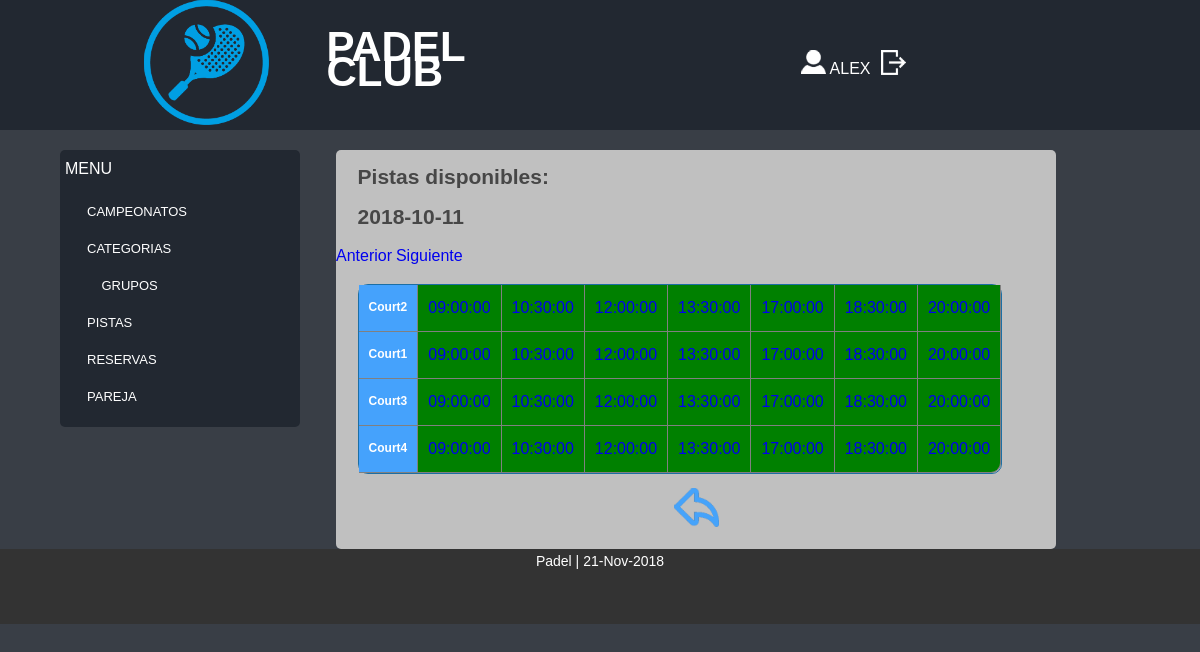
The page /Controllers/PISTAS_Controller.php?action=NEXTDAY&fecha=2018-10-10 (signed in) on the database its author committed.
### tables this page shows
CREATE TABLE `PISTA` (
  `idPista` int(10) NOT NULL,
  `restriccion` tinyint(1) DEFAULT NULL,
  `nombre` varchar(30) NOT NULL,
  `hora` time NOT NULL,
  `fecha` date NOT NULL
);

### Models/PISTAS_Model.php (called while the page is built, shortened)
<?php
class PISTAS_Model {
	var $fecha;
function __construct($idPista, $restriccion, $nombre, $hora, $fecha){
	$this->fecha = $fecha;
	include_once 'Access_DB.php';
	$this->mysqli = ConnectDB();
}
function _SHOWALL(){
	$sql = "SELECT * FROM PISTA WHERE (fecha = '$this->fecha') ORDER BY hora";
	$result = $this->mysqli->query($sql);
	if($result ->num_rows >0){
		$j = 0;
		while($tupla = mysqli_fetch_assoc($result)){
		   $tuplas[$j] = $tupla;
		   $j++;
		}
		return $tuplas;
	}
	else{
		return  false;
	}
}
function _SHOWNAMES(){
	$sql = "SELECT DISTINCT nombre FROM PISTA";
	$result = $this->mysqli->query($sql);
	if($result ->num_rows >0){
		$j = 0;
		while($tupla = mysqli_fetch_assoc($result)){
		   $tuplas[$j] = $tupla;
		   $j++;
		}
		return $tuplas;
	}
	else{
		return  false;
	}
}
}
?>

### Models/Access_DB.php (called while the page is built)
<?php
function ConnectDB()
{
    $mysqli = new mysqli("", 'root', '' , 'ABP_11');
	if ($mysqli->connect_errno) {
		include '../View/MESSAGE_View.php';
		new MESSAGE("Fallo al conectar a MySQL: (" . $mysqli->connect_errno . ") " . $mysqli->connect_error, './index.php');
		return false;
	}
	else{
		return $mysqli;
	}
}
?>

### Views/PISTA_SHOWALL_View.php (the view)
<?php
class PISTA_SHOWALL {
	function __construct($lista,$pistas,$array,$volver){
		$this->lista = $lista;
		$this->pistas = $pistas;
		$this->datos = $array;
		$this->volver = $volver;
		$this->render();
	}
	function render(){
		include 'Header.php';
?>
<div style="overflow-x:auto;">
				<h2>Pistas disponibles:</h2>
	<?php
		echo "<h2>".$this->datos[0]['fecha']."</h2>";
	echo '<a href="'.$_SERVER['PHP_SELF'].'?action=PREVDAY&fecha='.$this->datos[0]['fecha'].'">Anterior</a>&nbsp';
	 echo '<a href="'.$_SERVER['PHP_SELF'].'?action=NEXTDAY&fecha='.$this->datos[0]['fecha'].'">Siguiente</a>';
		?>
		<table class="tablas separador">
						<tr>
						<?php
						for($j=0;$j<count($this->pistas);$j++){
							echo "<tr><th>".$this->pistas[$j]['nombre']."</th>";
							for($i=0; $i<count($this->datos);$i++){
								if($this->datos[$i]['nombre'] == $this->pistas[$j]['nombre']){
									if($this->datos[$i]['restriccion']){
										echo "<td style='background-color: coral;'>";
									}else{
										echo "<td style='background-color: green;'>";
									}
									echo "<a href=".$_SERVER['PHP_SELF'].'?action=SHOWCURRENT&'.($this->lista)[0].'='.$this->datos[$i]["idPista"].'>'.$this->datos[$i]["hora"]."</a></td>";
								}
							}
							echo "</tr>";
						}
							?>
					</table>
					<?php
								 echo "<p align='center'><a href=".$this->volver."><img src='../Views/images/atras.png' title='Atrás' alt='Atrás'></a></p>";
					?>
</div>
<?php
	include 'Footer.php';
	}
}
?>

### Views/css/style.css (style rules this page uses)
* { margin:0px; padding:0px; }
html, body { width:100%; padding:0; margin:0; }
body { background: #393E46;color: #474747;font: 14px/25px Arial, Helvetica, sans-serif; }
.content a { text-decoration:none; font-size:16px; }
.content p,h2,h3,h4,form,table { margin-left:3%; margin-right:3%; margin-top:2%; margin-bottom:2%; }
.tablas { border: 1px solid #1C6EA4; border-collapse: collapse; overflow-x:auto; }
td { padding:10px; }
th { background-color: #45A2FC; padding:10px; color: #FFFFFF; font-size: 12px; }
.separador { border-radius: 10px; border-spacing: 0; border-collapse: separate; }
.separador td, table.separador th { border-bottom: 1px solid Gray; border-right: 1px solid Gray; }
.separador tr:last-child td:last-child { border-bottom-right-radius: 10px; }

### rows shown on the page
pista: fecha "2018-10-11", hora "09:00:00"
pista: hora "10:30:00"
pista: hora "12:00:00"
pista: hora "13:30:00"
pista: hora "17:00:00"
pista: hora "18:30:00"
pista: hora "20:00:00"
pista: hora "09:00:00"
pista: hora "10:30:00"
pista: hora "12:00:00"
pista: hora "13:30:00"
pista: hora "17:00:00"
pista: hora "18:30:00"
pista: hora "20:00:00"
pista: hora "09:00:00"
pista: hora "10:30:00"
pista: hora "12:00:00"
pista: hora "13:30:00"
pista: hora "17:00:00"
pista: hora "18:30:00"
pista: hora "20:00:00"
pista: hora "09:00:00"
pista: hora "10:30:00"
pista: hora "12:00:00"
pista: hora "13:30:00"
pista: hora "17:00:00"
pista: hora "18:30:00"
pista: hora "20:00:00"

### other values the page prints
$_SESSION['login'] "ALEX"
$this->pistas[$j]['nombre'] "Court2"
$this->pistas[$j]['nombre'] "Court1"
$this->pistas[$j]['nombre'] "Court3"
$this->pistas[$j]['nombre'] "Court4"
date("d-M-Y", mktime()) "21-Nov-2018"
